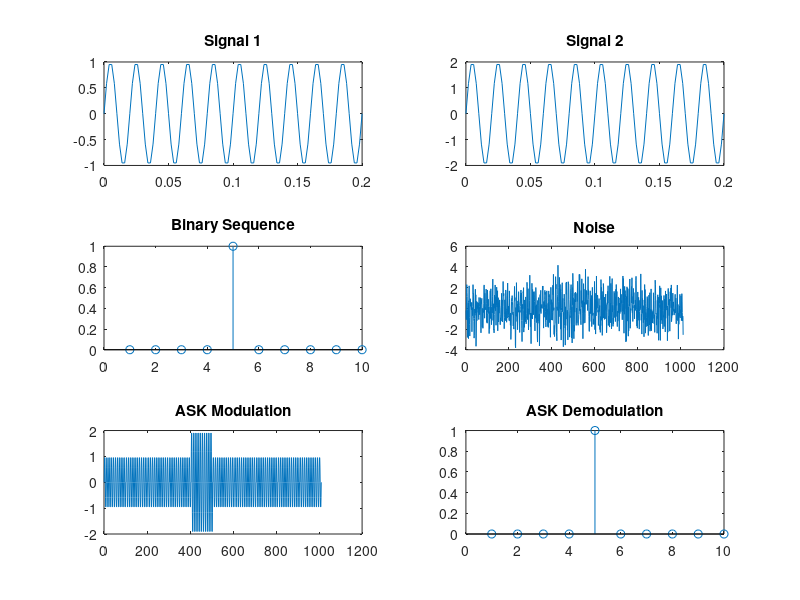

MATLAB code to generate this figure:
% ASK
clc;
clear all;
close all;

N=10;
fs = 500;
fm = 50;
numcycl = 10;
t = 0:1/fs:numcycl*1/fm;
w = 2*pi*fm;
A1 = 1;
A2 = 2;


% Generating the 10bits of binary data
ranBinary = randi([0,1],[1,N]);

% Creating two carrier wave
c1_sin = A1*sin(w*t);
c2_sin = A2*sin(w*t);

% Checking the given condition
op = [];
for i = ranBinary
    if i == 0
        op = [op c1_sin];
    else
        op = [op c2_sin];
    end
end

% Demodulation of ASK
demod=[]; 
for n=0:N-1
 k=op(((n*length(c2_sin))+1):((n+1)*length(c2_sin)));
 a=max(xcorr(k,c2_sin)); 
 if a>(max(xcorr(c2_sin,c1_sin)))
 demod=[demod,1];
 else
 demod=[demod,0];
 end
end


% Creating Noise Signal
noise1 = awgn(op,0,1);

% Plot
figure;
subplot(3,2,1);
plot(t,c1_sin);
title('Signal 1');
hold on;

subplot(3,2,2);
plot(t,c2_sin);
title('Signal 2');
hold on;

subplot(3,2,3);
stem(ranBinary);
title('Binary Sequence');
hold on;

subplot(3,2,4);
plot(noise1);
title('Noise');
hold on;

subplot(3,2,5);
plot(op);
title('ASK Modulation');
hold on;

subplot(3,2,6);
stem(demod);
title('ASK Demodulation');
hold on;

